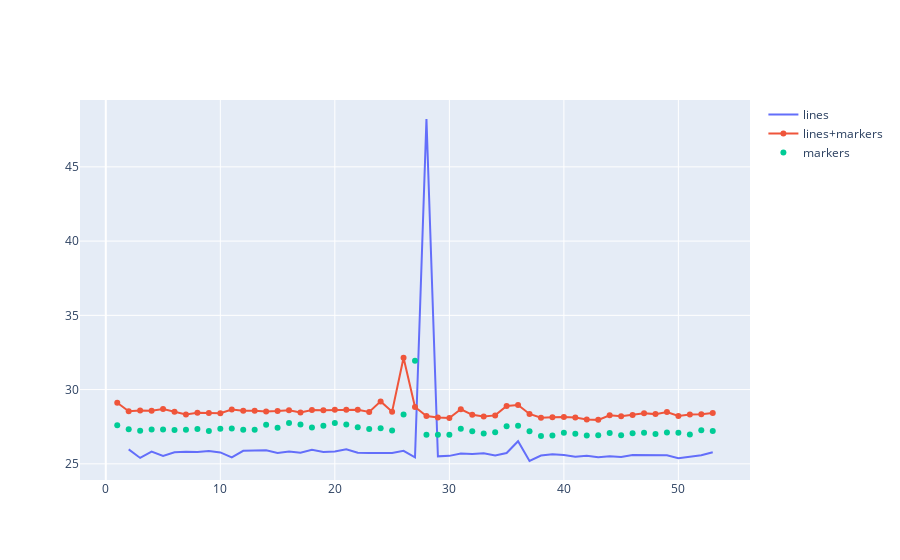

Notebook source saved alongside this figure:
### Code cell
import plotly.graph_objects as go

fig = go.Figure()
fig.add_trace(go.Scatter(x=all_laps["LapNumber"], y=all_laps["Sector1Time"],
                    mode='lines',
                    name='lines'))
fig.add_trace(go.Scatter(x=all_laps["LapNumber"], y=all_laps["Sector2Time"],
                    mode='lines+markers',
                    name='lines+markers'))
fig.add_trace(go.Scatter(x=all_laps["LapNumber"], y=all_laps["Sector3Time"],
                    mode='markers', name='markers'))

fig.show()
